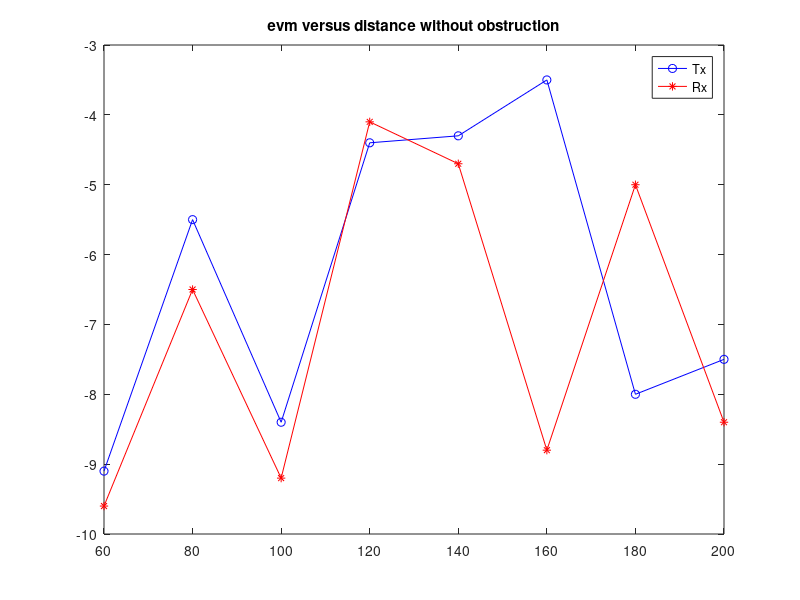
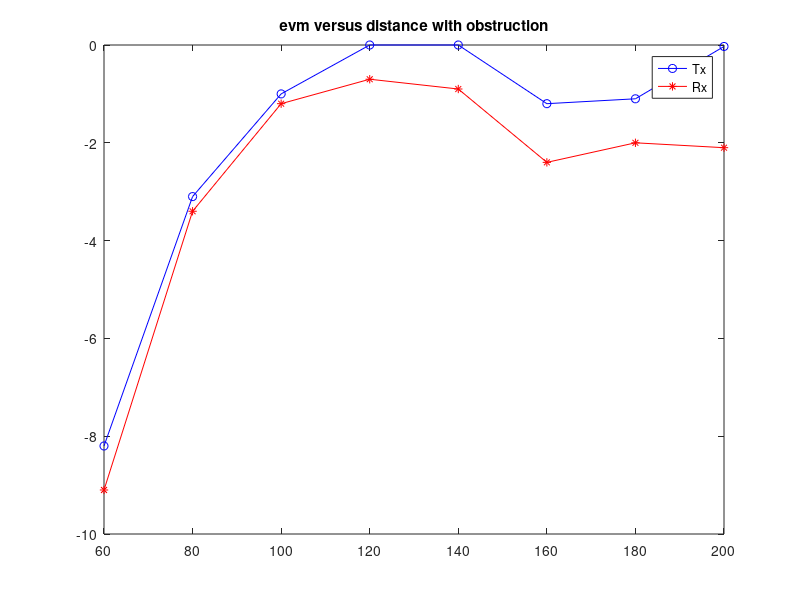
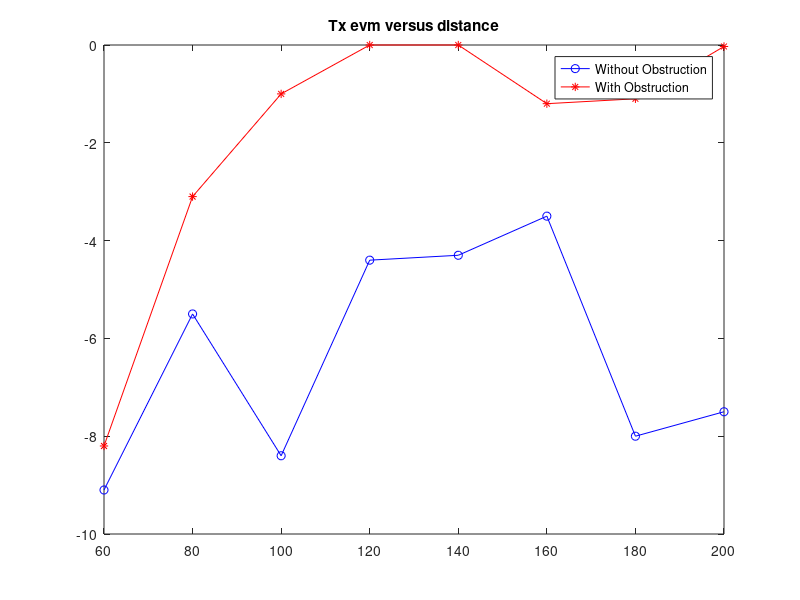
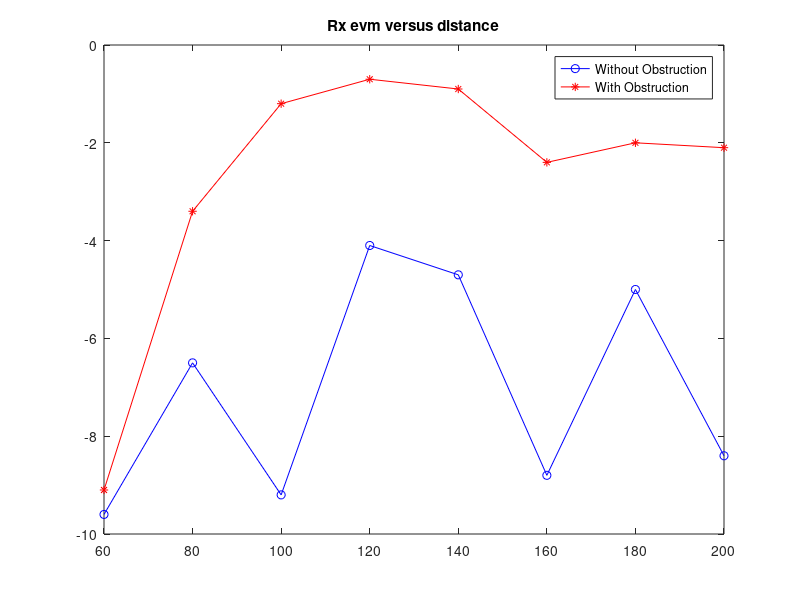

Here is the MATLAB script that generated these plots, in order:
distance = [60, 80, 100, 120, 140, 160, 180, 200];

%% EVM 

evmNoObs_min = [-11, -7 -10, -6, -8, -10, -4, -9;-12, -8, -11, -5, -6, -10, -6, -10];
evmWiObs_min = [-10, -5, -4, 0, 0, -5, -3, -4; -11, -5, -4, -2, -6, -4, -5, -3];

evmNoObs_avg = [-9.1, -5.5, -8.4, -4.4, -4.3, -3.5, -8, -7.5;-9.6, -6.5, -9.2, -4.1, -4.7, -8.8, -5, -8.4];
evmWiObs_avg = [-8.2, -3.1, -1.0, 0, 0, -1.2, -1.1, -0.03; -9.1, -3.4, -1.2, -0.7, -0.9, -2.4, -2, -2.1];

figure
plot(distance,evmNoObs_avg(1,:),'b-o',distance,evmNoObs_avg(2,:),'r-*');
title('evm versus distance without obstruction');
legend('Tx','Rx');
figure
plot(distance,evmWiObs_avg(1,:),'b-o',distance,evmWiObs_avg(2,:),'r-*');
title('evm versus distance with obstruction');
legend('Tx','Rx');
figure
plot(distance,evmNoObs_avg(1,:),'b-o',distance,evmWiObs_avg(1,:),'r-*');
title('Tx evm versus distance');
legend('Without Obstruction','With Obstruction');
figure
plot(distance,evmNoObs_avg(2,:),'b-o',distance,evmWiObs_avg(2,:),'r-*');
title('Rx evm versus distance');
legend('Without Obstruction','With Obstruction');

%%

%% SNR
snrNoObs_max = [13, 9, 12, 7, 8, 10, 3, 10; 13, 10, 13, 5, 5, 12, 6, 12];
snrWiObs_max = [11, 5, 3, -4, -1, 4, 1, 1; 13, 6, 4, -1, 12, 3, 4, 2];

snrNoObs_avg = [10.8, 6.5, 9.8, 4.1, 3.2, 8.9, 2.1, 8.7; 11.7, 8.7, 11.3, 3.8, 4.0, 10.6, 4.9, 10.2];
snrWiObs_avg = [9.1, 2.4, -5.7, -9.7, -2.3, -2.4, -3.7, -3.9; 11.2, 1.3, -5.1, -4.8, -0.5, -1.2, -0.9, -1.7];

figure
plot(distance,snrNoObs_avg(1,:),'b-o',distance,snrNoObs_avg(2,:),'r-*');
title('snr versus distance without obstruction');
legend('Tx','Rx');
figure
plot(distance,snrWiObs_avg(1,:),'b-o',distance,snrWiObs_avg(2,:),'r-*');
title('snr versus distance with obstruction');
legend('Tx','Rx');
figure
plot(distance,snrNoObs_avg(1,:),'b-o',distance,snrWiObs_avg(1,:),'r-*');
title('Tx snr versus distance');
legend('Without Obstruction','With Obstruction');
figure
plot(distance,snrNoObs_avg(2,:),'b-o',distance,snrWiObs_avg(2,:),'r-*');
title('Rx snr versus distance');
legend('Without Obstruction','With Obstruction');

%%

%% RSSI
rssiNoObs_min = [-61, -74, -60, -75, -74, -65, -73, -65; -72, -75, -72, -73, -72, -74, -72, -65];
rssiWiObs_min = [-74, -76, -76, -77, -76, -76, -76, -75; -72, -77, -74, -76, -76, -76, -75, -76];

rssiNoObs_avg = [-56, -67.4, -59.1, -69.9, -70.7, -63.8, -71.4, -64.5; -57.2, -66.3, -59, -71.7, -71.5, -62.4, -70.7, -63.9];
rssiWiObs_avg = [-63, -71.2, -73.8, -75.2, -73.6, -73, -73.6, -73.9; -61.2, -73, -74.3, -74.4, -72.3, -73.6, -73.4, -73.6];

figure
plot(distance,rssiNoObs_avg(1,:),'b-o',distance,rssiNoObs_avg(2,:),'r-*');
title('rssi versus distance without obstruction');
legend('Tx','Rx');
figure
plot(distance,rssiWiObs_avg(1,:),'b-o',distance,rssiWiObs_avg(2,:),'r-*');
title('rssi versus distance with obstruction');
legend('Tx','Rx');
figure
plot(distance,rssiNoObs_avg(1,:),'b-o',distance,rssiWiObs_avg(1,:),'r-*');
title('Tx rssi versus distance');
legend('Without Obstruction','With Obstruction');
figure
plot(distance,rssiNoObs_avg(2,:),'b-o',distance,rssiWiObs_avg(2,:),'r-*');
title('Rx rssi versus distance');
legend('Without Obstruction','With Obstruction');
%%

%% RCPI
rcpiNoObs_min = [-62, -81, -77, -81, -78, -67, -76, -68; -78, -78, -78, -84, -75, -83, -75, -66];
rcpiWiObs_min = [-79, -84, -85, -85, -86, -86, -85, -83; -77, -85, -84, -82, -82, -83, -85, -82];

rcpiNoObs_avg = [-56.8, -69.5, -59.3, -72.3, -73.9, -65, -75, -66; -57.6, -68, -60.4, -74.5, -74.4, -62.5, -73.3, -64.5];
rcpiWiObs_avg = [-64, -74.3, -80.2, -83, -76.9, -77.7, -78.4, -78.1; -61.9, -75.5, -79.8, -78.8, -75.2, -77.1, -76.7, -77.1];

figure
plot(distance,rcpiNoObs_avg(1,:),'b-o',distance,rcpiNoObs_avg(2,:),'r-*');
title('rcpi versus distance without obstruction');
legend('Tx','Rx');
figure
plot(distance,rcpiWiObs_avg(1,:),'b-o',distance,rcpiWiObs_avg(2,:),'r-*');
title('rcpi versus distance with obstruction');
legend('Tx','Rx');
figure
plot(distance,rcpiNoObs_avg(1,:),'b-o',distance,rcpiWiObs_avg(1,:),'r-*');
title('Tx rcpi versus distance');
legend('Without Obstruction','With Obstruction');
figure
plot(distance,rcpiNoObs_avg(2,:),'b-o',distance,rcpiWiObs_avg(2,:),'r-*');
title('Rx rcpi versus distance');
legend('Without Obstruction','With Obstruction');
%%

%% data rate
dataNoObs_max = [560.36, 560.36, 560.36, 559.70, 560.03, 554, 560, 537; 560.36, 560.36, 560.03, 559.70, 559.70, 556.7, 559.7, 447];
dataWiObs_max = [558.7, 555.07, 517.7, 75.13, 75.13, 543, 498, 364; 560.36, 556.72, 520.36, 0, 99.95, 543, 410.9, 75];

% dataNoObs_avg = [543.4, 542, 541.6, 538.8, 539, 543, 498, 364; 483, 541.2, 540.7, 540, 540.5];
% dataWiObs_avg = [526.8, 330.6, 109, 42, 66.1; 525.4, 322.2, 72, 0, 0.27];

figure
plot(distance,dataNoObs_max(1,:),'b-o',distance,dataNoObs_max(2,:),'r-*');
title('data rate versus distance without obstruction');
legend('Tx','Rx');
figure
plot(distance,dataWiObs_max(1,:),'b-o',distance,dataWiObs_max(2,:),'r-*');
title('data rate versus distance with obstruction');
legend('Tx','Rx');
figure
plot(distance,dataNoObs_max(1,:),'b-o',distance,dataWiObs_max(1,:),'r-*');
title('Tx data rate versus distance');
legend('Without Obstruction','With Obstruction');
figure
plot(distance,dataNoObs_max(2,:),'b-o',distance,dataWiObs_max(2,:),'r-*');
title('Rx data rate versus distance');
legend('Without Obstruction','With Obstruction');
